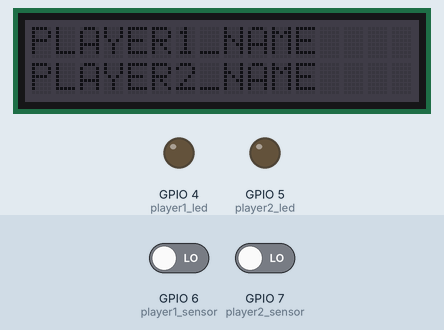
Recording of a sketch running on a simulated ESP32-S3. On the bench: 16×2 character LCD, output pins drawn as LEDs (lit = HIGH). The test bench sets the inputs (shaded band); at power-on: GPIO 7 (player2_sensor) LOW, GPIO 6 (player1_sensor) LOW. WiFi joins after 1.5 s; servers stay silent unless stated; what the sketch prints to the serial monitor is not drawn.

Above: at 11.2 s.
11.3 s: GPIO 7 (player2_sensor) driven HIGH
At 12.1 s:
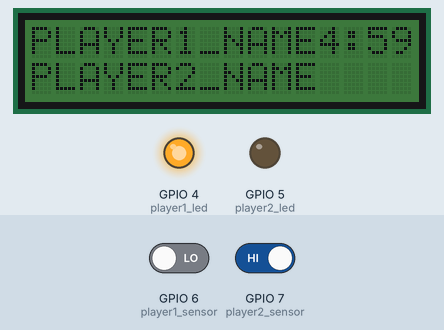
14.3 s: GPIO 6 (player1_sensor) driven HIGH
At 15.4 s:
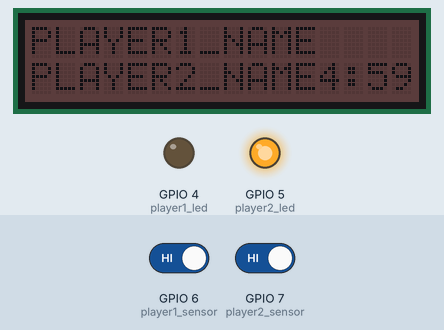
17.3 s: GPIO 6 (player1_sensor) driven LOW
At 18.1 s:
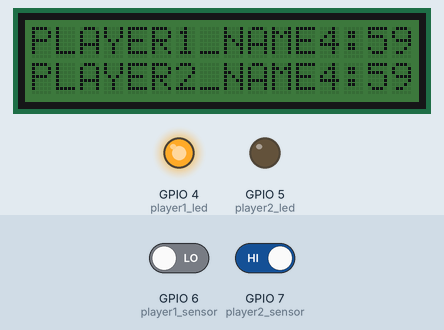
19.8 s: GPIO 6 (player1_sensor) driven HIGH
At 20.73 s:
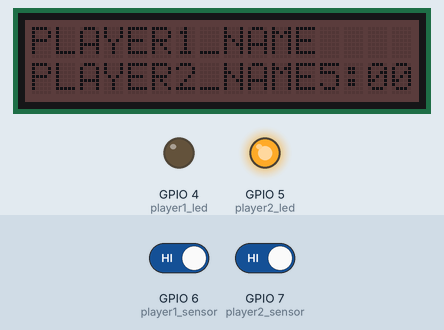
22.8 s: GPIO 7 (player2_sensor) driven LOW
At 25.6 s:
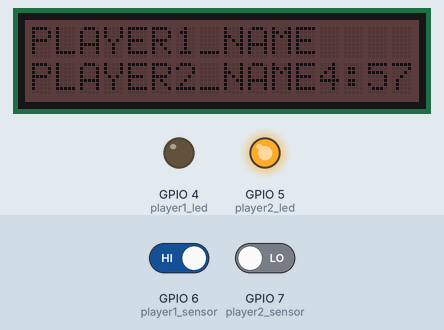
25.8 s: GPIO 7 (player2_sensor) driven HIGH
At 28.8 s:
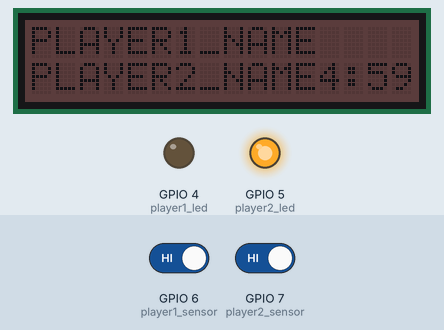
Timing chart, 0 to 30.3 s (numbered marks = the images above; inputs shaded):
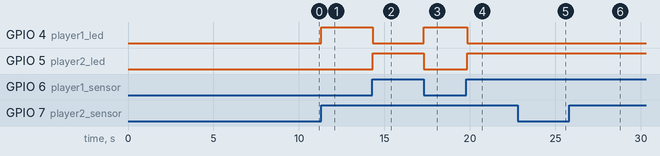

Measured:
- after the input at 11.3 s, GPIO 4 (player1_led): LOW → HIGH at once; the display: changes at once (image 1)
- after the input at 14.3 s, GPIO 4 (player1_led): HIGH → LOW at once; GPIO 5 (player2_led): LOW → HIGH at once; the display: first changes at once (image 2 shows a later state)
- after the input at 17.3 s, GPIO 4 (player1_led): LOW → HIGH at once; GPIO 5 (player2_led): HIGH → LOW at once; the display: changes after 0.05 s (image 3)
- after the input at 19.8 s, GPIO 4 (player1_led): HIGH → LOW at once; GPIO 5 (player2_led): LOW → HIGH at once; the display: first changes at once (image 4 shows a later state)
- after the input at 22.8 s, the display: first changes after 1.0 s (image 5 shows a later state)
- what the display in image 2 shows lasts 1.1 s, from 14.6 s to 15.7 s

The sketch:

chess_clock.ino
```cpp
#include <Wire.h>
#include <rgb_lcd.h>
#include <WiFi.h>
#include <SPI.h>

rgb_lcd lcd;

class Player {
  byte sensor_pin, led_pin;
  int time_left, last_check, state;
  int minutes, seconds;
  String nickname;
  bool loser, turn;

  public: Player(byte sensor_pin, byte led_pin, String nickname) {
      this->sensor_pin = sensor_pin;
      this->led_pin = led_pin;
      this->nickname = nickname;
      loser = false;
      turn = false;
      minutes = 0;
      seconds = 0;
      state = 0;
      time_left = 300000; // 5 * 60 * 1000
  }

  public: byte get_led() { return led_pin; }
  public: byte get_sensor() { return sensor_pin; }
  public: boolean get_loser() { return loser; }
  public: String get_nickname() { return nickname; }
  public: int get_state() { return state; }
  public: bool get_turn() { return turn; }

  public: void set_loser(bool loser) { this->loser = loser; }
  public: void set_state(int state) { this->state = state; }
  public: void set_turn(bool turn) { this->turn = turn; }
  public: void set_time_left(int time_left) { this->time_left = time_left; }

  void update() {
    time_left -= ((millis() - last_check));
    last_check = millis();

    if (time_left <= 0) {
      digitalWrite(led_pin, LOW);
      loser = true;
    }

    minutes = floor(time_left / 60000);
    seconds = floor(time_left / 1000) - minutes * 60;

    lcd.print(minutes);
    lcd.print(":");
    if (seconds < 10) { lcd.print(0); }
    lcd.print(seconds);
  }

  void start_turn () {
    if (turn) { return; }
    turn = true;
    last_check = millis();
  }
};

char thingSpeakAddress[] = "api.thingspeak.com";
String writeAPIKey = "YOUR-THINGSPEAK-WRITE-API-KEY";
const int updateThingSpeakInterval = 17 * 1000;

char ssid[] = "WIFI-NEWTORK-NAME";
char pass[] = "WIFI-PASSWORD";

int status = WL_IDLE_STATUS;
WiFiClient client;

long lastConnectionTime = 0;
boolean lastConnected = false;
int failedCounter = 0;

const byte player1_sensor = 6, player2_sensor = 7;
const byte player1_led = 4, player2_led = 5;
const String player1_name = "PLAYER1_NAME", player2_name = "PLAYER2_NAME";

Player player1(player1_sensor, player1_led, player1_name);
Player player2(player2_sensor, player2_led, player2_name);

bool game_over = false;

void setup()
{
  Serial.begin(115200);

  while (status != WL_CONNECTED) {
    Serial.print("Connecting...");
    status = WiFi.begin(ssid, pass);
    delay(5000);
  }

  Serial.println("Connection established!");
    lcd.begin(16, 2);
    lcd.setRGB(5, 0, 15);
    pinMode(player1.get_led(), OUTPUT);
    pinMode(player2.get_led(), OUTPUT);
    lcd.setCursor(0, 0);
    lcd.print(player1.get_nickname());
    lcd.setCursor(0, 1);
    lcd.print(player2.get_nickname());
}

void loop() {
  while (client.available()) {
      char c = client.read();
      Serial.print(c);
    }

    if (!client.connected() && lastConnected ) {
      Serial.println("... connection closed!");
      Serial.println();
      client.stop();
    }

    lastConnected = client.connected();

    player1.set_state(digitalRead(player1_sensor));
    player2.set_state(digitalRead(player2_sensor));

  if ( player1.get_state() && player2.get_state() ) { restart(); }

  if (game_over) { return; }

  if (player2.get_state()) {
    player1.start_turn();
    player2.set_turn(false);
    lcd.setRGB(0, 80, 0);
    digitalWrite(player2_led, LOW);
    digitalWrite(player1_led, HIGH);
  }

  if (player1.get_state()) {
    player2.start_turn();
    player1.set_turn(false);
    lcd.setRGB(40, 0, 0);
    digitalWrite(player1_led, LOW);
    digitalWrite(player2_led, HIGH);
  }

  if (player1.get_turn()) {
    lcd.setCursor(12, 0);
    player1.update();
    if (player1.get_loser()) { display_result(player2.get_nickname()); }

  } else if (player2.get_turn()) {
    lcd.setCursor(12, 1);
    player2.update();
    if (player2.get_loser()) { display_result(player1.get_nickname()); }
  }
}

void restart() {
  game_over = false;
  lcd.clear();
  lcd.setCursor(0, 0);
  lcd.print(player1.get_nickname());
  lcd.setCursor(0, 1);
  lcd.print(player2.get_nickname());
  player1.set_time_left(300000);
  player2.set_time_left(300000);
  player1.set_turn(false);
  player2.set_turn(false);
  player1.set_loser(false);
  player2.set_loser(false);
}

void display_result(String winner_name) {
  game_over = true;
  lcd.clear();
  lcd.setCursor(0, 0);
  lcd.print("GAME OVER!");
  lcd.setCursor(0, 1);
  lcd.print("Winner: "+winner_name);
  if(!client.connected() && (millis() - lastConnectionTime > updateThingSpeakInterval))
    updateThingSpeak("field1="+winner_name);
}

void updateThingSpeak(String  tsdata) {
  if (client.connect(thingSpeakAddress, 80)) {
    client.print("POST /update HTTP/1.1\n");
    client.print("Host: api.thingspeak.com\n");
    client.print("Connection: close\n");
    client.print("X-THINGSPEAKAPIKEY: GJCZG9TXVG4TH859 \n");
    client.print("Content-Type: application/x-www-form-urlencoded\n");
    client.print("Content-Length: ");
    client.print(tsdata.length());
    client.print("\n\n");
    client.print(tsdata);
    lastConnectionTime = millis();

    if (client.connected()) {
      Serial.println("Connecting to ThingSpeak...");
      Serial.println();
      failedCounter = 0;
    } else {
      failedCounter++;
      Serial.println("Connection to ThingSpeak failed ("+String(failedCounter, DEC)+")");
      Serial.println();
    }
    lastConnectionTime = millis();
  }
}
```
